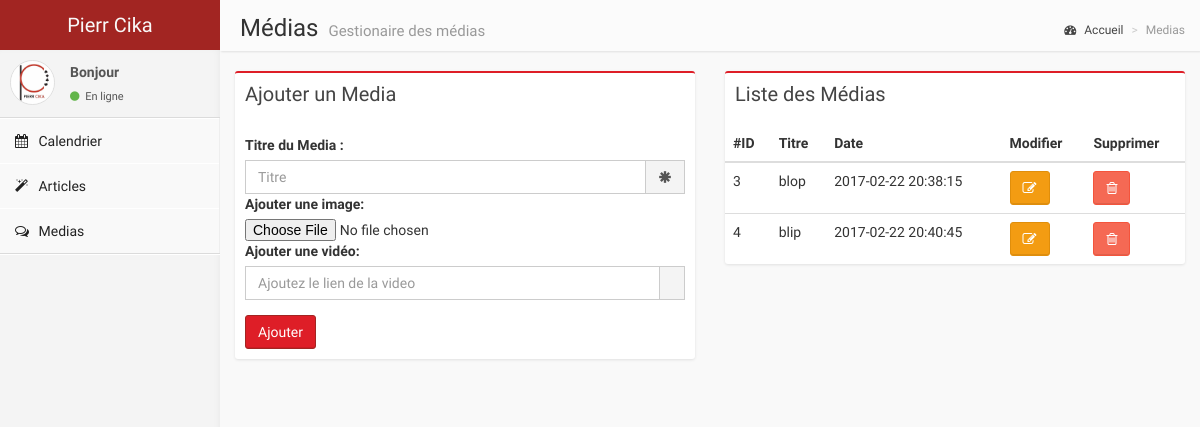
The app's page /PierrBack/medias.php with its own data.
### tables this page shows
CREATE TABLE `medias` (
  `id` int(11) NOT NULL,
  `url` varchar(255) NOT NULL,
  `titre` varchar(50) NOT NULL,
  `image` text,
  `video` text,
  `date` timestamp NOT NULL DEFAULT CURRENT_TIMESTAMP ON UPDATE CURRENT_TIMESTAMP
);

### PierrBack/db.class.php (called while the page is built, shortened)
<?php
class DB {
	private $host = 'localhost';
	private $userName = 'root';
	private $password = '';
	private $dataBase = 'magicien';
	private $bdd;
	public function __construct($host = null, $userName = null, $password = null, $dataBase = null){
		try {
			$this->bdd = new PDO('mysql:host='.$this->host.';dbname='.$this->dataBase, $this->userName, $this->password, array(PDO::MYSQL_ATTR_INIT_COMMAND => 'SET NAMES UTF8', PDO::ATTR_ERRMODE => PDO::ERRMODE_WARNING));
		} catch(PDOException $e){
			die('<center><h1>Impossible de se connecter à la base</h1></center>');
		}
	}
	public function query($sql, $data = array()){
		$req = $this->bdd->prepare($sql);
		$req->execute($data);
		return $req->fetchAll(PDO::FETCH_OBJ);
	}
}
?>

### PierrBack/medias.php (the view, shortened to what this page needs)
<?php
require('db.class.php');
$bdd = new DB();
?>
<!DOCTYPE html>
<html>
    <head>
        <link href="css/bootstrap.min.css" rel="stylesheet" type="text/css" />
        <link href="css/font-awesome.min.css" rel="stylesheet" type="text/css" />
        <link href="css/ionicons.min.css" rel="stylesheet" type="text/css" />
        <link href="css/fullcalendar/fullcalendar.css" rel="stylesheet" type="text/css" />
        <link href="css/fullcalendar/fullcalendar.print.css" rel="stylesheet" type="text/css" media='print' />
        <link href="css/AdminLTE.css" rel="stylesheet" type="text/css" />
        <link href="css/select2.css" rel="stylesheet" type="text/css" />
        <link href="css/classic.css" rel="stylesheet" type="text/css" />
        <link href="css/classic.date.css" rel="stylesheet" type="text/css" />
        <link href="css/print.css" rel="stylesheet" type="text/css" media="print" />
        <link href="cssBack.css" rel="stylesheet" type="text/css" />
    </head>
    <body class="skin-blue">
        <header class="header">
            <a href="index.php" class="logo">
                Pierr Cika
            </a>
        </header>
        <div class="wrapper row-offcanvas row-offcanvas-left">
            <aside class="left-side sidebar-offcanvas">
                <section class="sidebar">
                    <div class="user-panel">
                        <div class="pull-left image">
                            <img src="img/LEAME.jpg" class="img-circle" alt="User Image" />
                        </div>
                        <div class="pull-left info">
                            <p>Bonjour</p>
                            <a href="#"><i class="fa fa-circle text-success"></i> En ligne</a>
                        </div>
                    </div>
                    <ul class="sidebar-menu">
                         <li class="active">
                            <a href="index.php">
                                <i class="fa fa-calendar"></i> <span>Calendrier</span>
                            </a>
                            <a href="articles.php">
                                <i class="fa fa-magic"></i> <span>Articles</span>
                            </a>
                            <a href="medias.php">
                                <i class="fa fa-comments-o"></i> <span>Medias</span>
                            </a>
                        </li>
                    </ul>
                </section>
            </aside>
            <aside class="right-side">
                <section class="content-header">
                    <h1>
                        Médias
                        <small>Gestionaire des médias</small>
                    </h1>
                    <ol class="breadcrumb">
                        <li><a href="#"><i class="fa fa-dashboard"></i> Accueil</a></li>
                        <li class="active">Medias</li>
                    </ol>
                </section>
                <section class="content">
                    <div class="row">
                        <div class="col-md-6">
                            <div class="box box-primary">
                                <div class="box-header">
                                    <h3 class="box-title">Ajouter un Media </h3>
                                </div>
                                <div class="box-body">
                                    <form method="post" action="?envoi" name="ajouter_media" id="ajouter_media"  enctype="multipart/form-data">
                                     <div class="form-group">
                                        <label for="titre">Titre du Media :</label>
                                        <div class="input-group">
                                            <input type="text" class="form-control" name="titre" id="titre" placeholder="Titre" required>
                                            <span class="input-group-addon"><span class="glyphicon glyphicon-asterisk"></span></span>
                                        </div>
                                        <label for="image">Ajouter une image:</label>
                                        <input type="file" class="file" id="image" name="image">
                                        <label for="video">Ajouter une vidéo:</label>
                                        <div class="input-group">
                                            <input type="text" class="datepicker form-control" name="video" id="video" placeholder="Ajoutez le lien de la video">
                                            <span class="input-group-addon"></span>
                                        </div>
                                    </div>
                                    <input type="submit" name="ajouter_media" value="Ajouter" class="btn btn-info pull-center">
                                    </form>
                                </div>
                            </div>
                        </div>
                        <div class="col-md-6">
                            <div class="box box-primary">
                                <div class="box-header">
                                    <h3 class="box-title">Liste des Médias </h3>
                                </div>
                                <table class="table">
                                  <thead>
                                    <tr>
                                      <th>#ID</th>
                                      <th>Titre</th>
                                      <th>Date</th>
                                      <th>Modifier</th>
                                      <th>Supprimer</th>
                                    </tr>
                                  </thead>
                                  <tbody>
                                    <tr>
                                    <?php
                                       $medias = $bdd->query(" SELECT * FROM medias;");
                                       foreach ($medias as $media) :
                                     ?>
                                        <td scope="row"><?= $media->id; ?></td>
                                        <td><?= $media->titre; ?></td>
                                        <td><?= $media->date; ?></td>
                                        <td>
                                          <a href="#" class="btn btn-warning" data-dismiss="modal" data-toggle="modal" data-target="#edit-<?php echo($media->id); ?>">
                                            <i class="fa fa-edit"></i>
                                          </a>
                                        </td>
                                        <td>
                                            <a href="#" class="btn btn-danger" style="float: left" data-dismiss="modal" data-toggle="modal" data-target="#del-<?php echo($media->id); ?>">
                                                <i class="fa fa-trash-o"></i>
                                            </a>
                                        </td>
                                    </tr>
                                    <?php endforeach ?>
                                  </tbody>
                                </table>
                            </div>
                        </div>
                    </div>
                </section>
            </aside>
        </div>
    </body>
</html>

### records on screen
medias: id "3", titre "blop", date "2017-02-22 20:38:15"
medias: id "4", titre "blip", date "2017-02-22 20:40:45"
